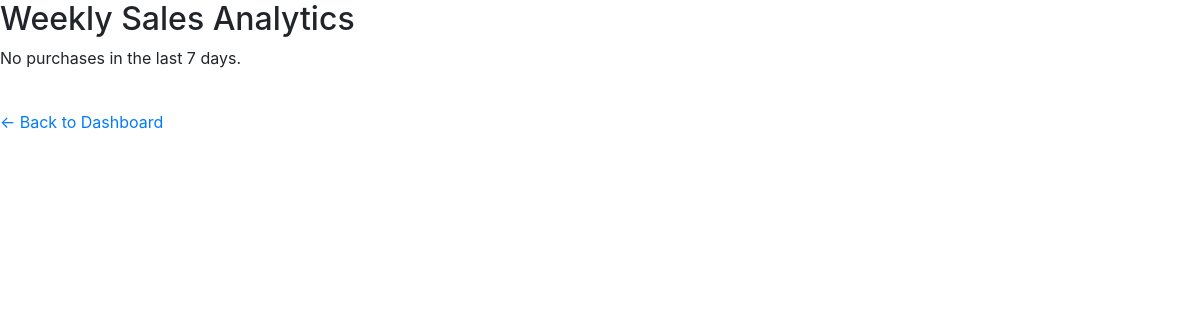
The page /analytics on the database as committed earlier.
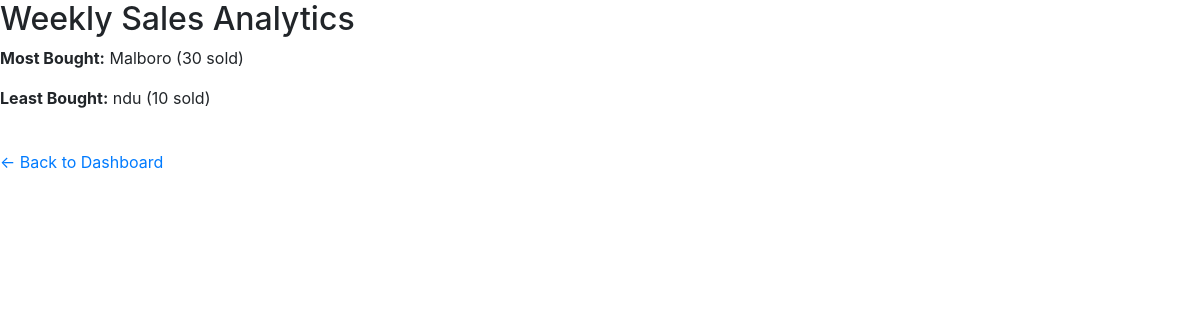
The same page on the database as committed later.
### tables this page shows
CREATE TABLE transactions (
                    id INTEGER PRIMARY KEY AUTOINCREMENT,
                    product_name TEXT,
                    quantity INTEGER,
                    total_price REAL,
                    date TEXT
                );

### app.py (the view)
@app.route('/analytics')
def analytics():
    conn = sqlite3.connect('database.db')
    one_week_ago = (datetime.now() - timedelta(days=7)).strftime("%Y-%m-%d %H:%M:%S")
    cursor = conn.cursor()
    results = cursor.execute("""
        SELECT product_name, SUM(quantity) as total
        FROM transactions
        WHERE date >= ?
        GROUP BY product_name
        ORDER BY total DESC
    """, (one_week_ago,)).fetchall()
    most_bought = results[0] if results else None
    least_bought = results[-1] if results else None
    conn.close()
    return render_template('analytics.html', most_bought=most_bought, least_bought=least_bought)

### templates/analytics.html (shortened to what this page needs)
{% extends "base.html" %}
{% block content %}
    <h2>Weekly Sales Analytics</h2>
    {% if most_bought %}
        <p><strong>Most Bought:</strong> {{ most_bought[0] }} ({{ most_bought[1] }} sold)</p>
        <p><strong>Least Bought:</strong> {{ least_bought[0] }} ({{ least_bought[1] }} sold)</p>
    {% else %}
        <p>No purchases in the last 7 days.</p>
    {% endif %}
    <br>
    <a href="/">← Back to Dashboard</a>
 {% endblock %}

Rows that differ between the two databases and show on the page:
added transactions: product_name "Malboro"
Other text that changed with them:
{{ most_bought[1] }}: (not shown) → "30"
{{ least_bought[0] }}: (not shown) → "ndu"
{{ least_bought[1] }}: (not shown) → "10"
text no longer shown: "No purchases in the last 7 days."
text now shown: "Most Bought: ( sold) Least Bought: ( sold)"
